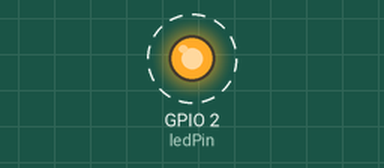
The sketch below on a simulated ESP8266 (NodeMCU). Parts: output pins drawn as LEDs (lit = HIGH). Dashed ring = blinking. WiFi joins after 1.5 s; servers stay silent unless stated; a WiFi scan finds three made-up networks; what the sketch prints to the serial monitor is not drawn.

Above: at 2.5 s.
Timing chart, 0 to 6.6 s (numbered marks = the images above):
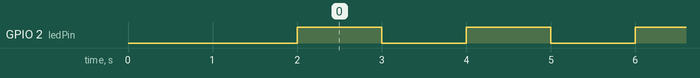

The sketch:

main.ino
```cpp
#include <ESP8266WiFi.h>
#include <espnow.h>

//set esp-now channel based on router wifi

static uint8_t ledPin = BUILTIN_LED;
uint8_t broadcastAddress[] = {0xFF, 0xFF, 0xFF, 0xFF, 0xFF, 0xFF};

const char *ssid = "Aviaarav-2.4G";

int32_t getWiFiChannel(const char *ssid)
{
   if (int32_t n = WiFi.scanNetworks())
     {
        for (uint8_t i=0; i<n; i++)
          {
             Serial.println(WiFi.SSID(i));
             if (!strcmp(ssid, WiFi.SSID(i).c_str()))
               {
                  return WiFi.channel(i);
               }
          }
     }

  return 0;
}

void setup()
{
    pinMode(ledPin, OUTPUT);

    Serial.begin(115200);
    Serial.println("Starting Wifi..");

    /*
    WiFi.mode(WIFI_STA);
    WiFi.begin("Aviaarav-2.4G", "poojasingh");

    while (WiFi.status() != WL_CONNECTED)
    {
        delay(1000);
        Serial.print(".");
    }
    Serial.println("Connected..");

    Serial.print("IP Address: ");
    Serial.println(WiFi.localIP());

    Serial.print("WiFi Channel: ");
    Serial.println(WiFi.channel());
    */

   //To use both wifi and esp-now, they should be on same channel
   // earlier i'd manually set the wifi channel fixed in wifi router

    int channel = getWiFiChannel(ssid);
    WiFi.mode(WIFI_STA);

    WiFi.printDiag(Serial);
    //set the channel to wifi one
    wifi_promiscuous_enable(1);
    wifi_set_channel(channel);
    wifi_promiscuous_enable(0);

    WiFi.printDiag(Serial);

    //init esp now
    if (esp_now_init() != 0)
    {
      Serial.println("Failed to initialize esp-now");
      return;
    }

    esp_now_set_self_role(ESP_NOW_ROLE_CONTROLLER);
    esp_now_register_send_cb([](uint8_t *macaddr, uint8_t status)
    {
      if (status == 0)
      {
        Serial.println("Sent - successful");
      }
      else
      {
        Serial.println("Sent - unsuccessful");
      }
    });

    esp_now_add_peer(broadcastAddress, ESP_NOW_ROLE_SLAVE, channel, nullptr, 0);
}

void loop()
{
    digitalWrite(ledPin, 1);
    delay(1000);
    digitalWrite(ledPin, 0);
    delay(1000);
    uint8_t d = 1;
    esp_now_send(broadcastAddress, (&d), 4);
}
```

Measured:
- by itself, GPIO 2 (ledPin): alternates HIGH for 1.0 s and LOW for 1.0 s
